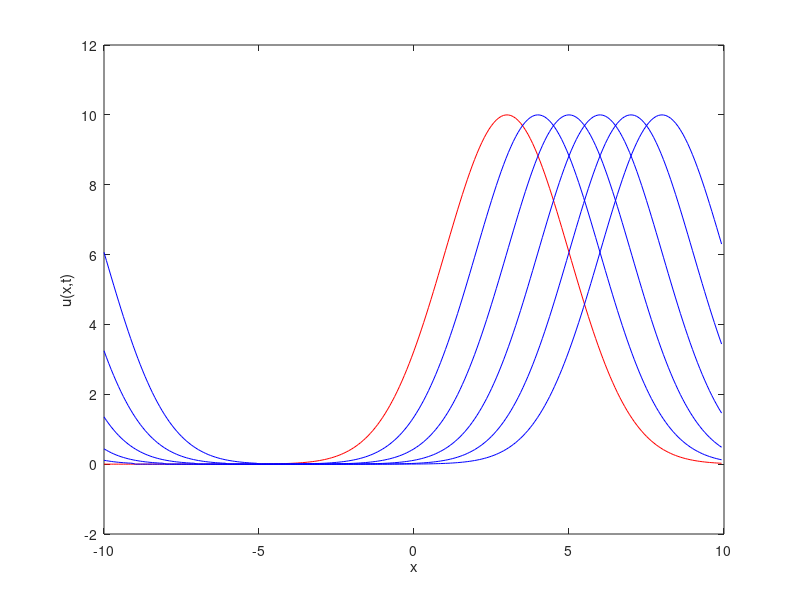

Here is the MATLAB script that generated this plot: (Note: this script raises an error after producing the figure.)
% Using FFT to solve the Advection Eqn
% Kevin Roberts
% November

clear all
close all
clc

%%
%%%%%%%%%%%%%%%%%%%%%%%%%%%%%%%%%%%%%%%%
% CODE FOR u(x,0) = 10*exp(-(x-3)^2/8) %
%%%%%%%%%%%%%%%%%%%%%%%%%%%%%%%%%%%%%%%%

J = 256;      % use a power of two for maximum efficiency
L = 10;       % half width of domain
dx = 2 * L/J;   % spatial step size
x = linspace(-L, L-dx, J);  % FFT assumes f(L)=f(-L) so last point unnecessary
c = 1;        % diffusion constant

% set initial condition and take FFT
f = 10 * exp(-(x-3).^2/8);     % block wave, width 4, centered at x=3
fk = fft(f);                 % transform!

% set up vector of wave numbers
ks = pi/L * [0:J/2 1-J/2:-1]; % where k = [0:J/2 1-J/2:-1]

% calculate and plot spectral solution at different times
plot(x, f, 'r')   % IC in red

for t=1:5   % times for the various solutions
    uk=exp(-i * c * t * ks).*fk;     % solution in wave space
    u=real(ifft(uk)); % inverse FFT, ignore small imaginary bits
    hold on, plot(x, u, 'b'), hold off
end

xlabel('x'), ylabel('u(x,t)')

%%
%%%%%%%%%%%%%%%%%%%%%%%%%%%%%%%%%%%%%%%%%%
% CODE FOR u(x,0) = 10*(H(x-1) - H(x-5)) %
%%%%%%%%%%%%%%%%%%%%%%%%%%%%%%%%%%%%%%%%%%

J = 256;      % use a power of two for maximum efficiency
L = 10;       % half width of domain
dx = 2 * L/J;   % spatial step size
x = linspace(-L, L-dx, J);  % FFT assumes f(L)=f(-L) so last point unnecessary
c = 1;        % diffusion constant

% set initial condition and take FFT
f = 10*(heaviside(x-1) - heaviside(x-5));     % block wave, width 4, centered at x=3
fk = fft(f);                 % transform!

% set up vector of wave numbers
ks = pi/L * [0:J/2 1-J/2:-1]; % where k = [0:J/2 1-J/2:-1]

% calculate and plot spectral solution at different times
plot(x, f, 'r')   % IC in red

for t=1:5   % times for the various solutions
    uk=exp(-i * c * t * ks).*fk;     % solution in wave space
    u=real(ifft(uk)); % inverse FFT, ignore small imaginary bits
    hold on, plot(x, u, 'b--'), hold off
end

xlabel('x'), ylabel('u(x,t)')